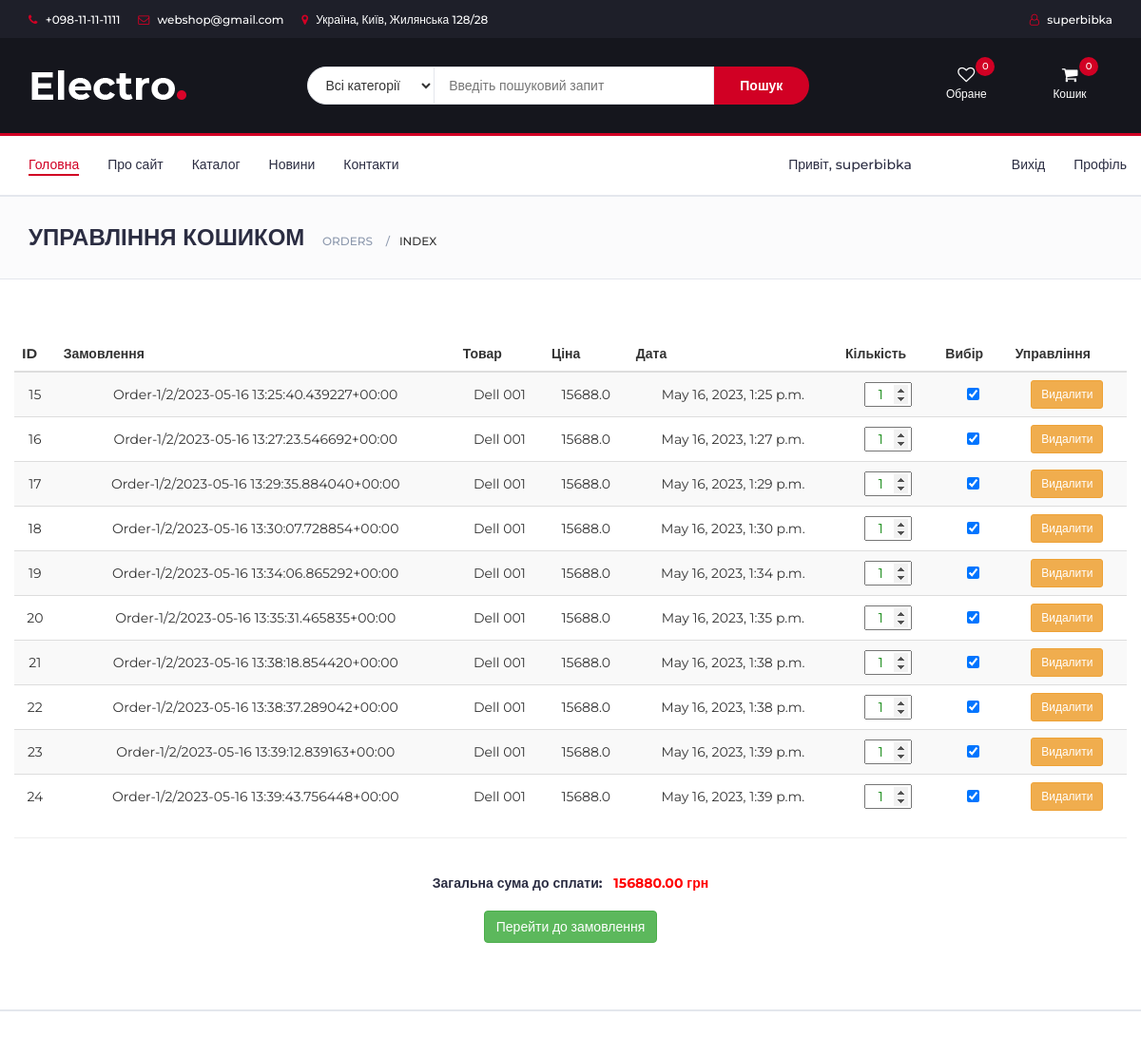
Before: /orders/ (signed in, upper part) with the older database file.
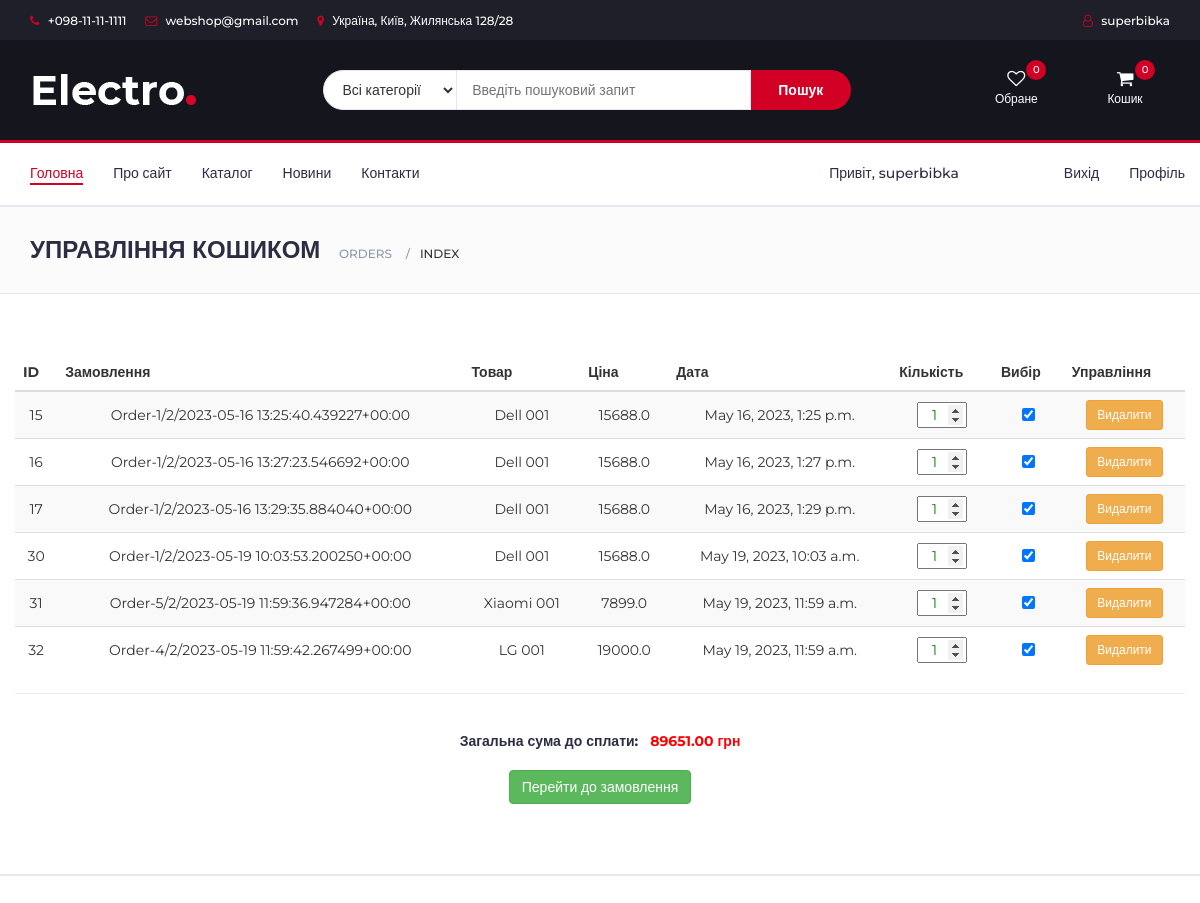
After: the same page with the newer database file.
### orders/models.py (models this page shows, shortened)
class Order(models.Model):
    code = models.CharField(max_length=100, unique=True)
    user = models.ForeignKey(User, on_delete=models.CASCADE)
    product = models.ForeignKey(Product, on_delete=models.CASCADE)
    count = models.IntegerField(default=1)
    date = models.DateTimeField(auto_now_add=True)
    notes = models.TextField(max_length=500)

### catalog/models.py (models this page shows, shortened)
class Product(models.Model):
    name = models.CharField(max_length=100, unique=True)
    about = models.TextField(max_length=500, unique=True)
    category = models.ForeignKey(Category, on_delete=models.CASCADE)
    producer = models.ForeignKey(Producer, on_delete=models.CASCADE)
    photo = models.FileField(upload_to='products/')
    price = models.FloatField()

### orders/views.py (the view)
# urls.py: path('', index)
def index(request):
    return render(request, 'orders/index.html', {
        'title': 'Управління кошиком',
        'page' : 'index',
        'app' : 'orders',
        'user_orders' : Order.objects.filter(user_id=request.user.id)
    })

### templates/orders/index.html (shortened to what this page needs)
{% extends '_layouts/base.html' %}
{% block content%}
{% load static %}
        <div class="section page-content">
            <div class="container">
                <div class="row">
                    <div class="content-box" style="text-align: center;">
                        <table id="orders-table" class="table table-striped">
                            <thead>
                                <tr>
                                    <th>ID</th>
                                    <th>Замовлення</th>
                                    <th>Товар</th>
                                    <th>Ціна</th>
                                    <th>Дата</th>
                                    <th>Кількість</th>
                                    <th>Вибір</th>
                                    <th>Управління</th>
                                </tr>
                            </thead>
                            <tbody>
                                {% for order in user_orders %}
                                <tr>
                                    <td class="id-cell">{{ order.id}}</td>
                                    <td>{{ order.code }}</td>
                                    <td>{{ order.product.name }}</td>
                                    <td class="price-cell">{{ order.product.price }}</td>
                                    <td>{{ order.date }}</td>
                                    <td class="count-cell">
                                        <input type="number" class="count" min="1" value="{{ order.count }}">
                                    </td>
                                    <td>
                                        <input type="checkbox" class="check" value="yes" checked>
                                    </td>
                                    <td>
                                        <button class="btn btn-sm btn-warning del-btn">Видалити</button>
                                    </td>
                                </tr>
                                {% endfor %}
                            </tbody>
                        </table>
                        <hr>
                        <br>
                        <div>
                            <h5>
                                Загальна сума до сплати: &nbsp;
                                <span id="total" style="color: red;">0.00 грн</span>
                            </h5>
                        </div>
                        <p>
                            <a id="bill-btn" href="/orders/bill/1.2.3" class="btn btn-success">
                                Перейти до замовлення
                            </a>
                        </p>
                    </div>
                </div>
            </div>
        </div>
{% endblock %}

### templates/_layouts/base.html (shortened to what this page needs)
<!DOCTYPE html>
{% load static %}
<html lang="uk">
	<head>
 		<link rel="stylesheet" href="{% static 'css/bootstrap.min.css' %}"/>
 		<link rel="stylesheet" href="{% static 'css/slick.css' %}"/>
 		<link rel="stylesheet" href="{% static 'css/slick-theme.css' %}"/>
 		<link rel="stylesheet" href="{% static 'css/nouislider.min.css' %}"/>
 		<link rel="stylesheet" href="{% static 'css/font-awesome.min.css' %}">
 		<link rel="stylesheet" href="{% static 'css/style.css' %}"/>
    </head>
	<body>
		{% include '_layouts/header.html' %}
		{% include '_layouts/navbar.html' %}
		{% include '_layouts/breadcrumb.html' %}
		{% block content %}{% endblock content %}
		{% include '_layouts/newsletter.html' %}
	</body>
</html>

### templates/_layouts/header.html (shortened to what this page needs)
        {% load static %}
		<header>
			<div id="top-header">
				<div class="container">
					<ul class="header-links pull-left">
						<li><a href="#"><i class="fa fa-phone"></i> +098-11-11-1111</a></li>
						<li><a href="#"><i class="fa fa-envelope-o"></i> webshop@gmail.com</a></li>
						<li><a href="#"><i class="fa fa-map-marker"></i> Україна, Київ, Жилянська 128/28</a></li>
					</ul>
					<ul class="header-links pull-right">
						{% if not user.is_authenticated %}
							<li><a href="#"><i class="fa fa-user-o"></i> Гість</a></li>
						{% else %}
							<li><a href="#"><i class="fa fa-user-o"></i> {{ user.username }}</a></li>
						{% endif %}
					</ul>
				</div>
			</div>
			<div id="header">
				<div class="container">
					<div class="row">
						<div class="col-md-3">
							<div class="header-logo">
								<a href="#" class="logo">
									<img src="{% static 'img/logo.png' %}" alt="">
								</a>
							</div>
						</div>
						<div class="col-md-6">
							<div class="header-search">
								<form>
									<select class="input-select">
										<option value="0">Всі категорії</option>
									</select>
									<input class="input" placeholder="Введіть пошуковий запит">
									<button class="search-btn">Пошук</button>
								</form>
							</div>
						</div>
						<div class="col-md-3 clearfix">
							<div class="header-ctn">
								<div>
									<a href="#">
										<i class="fa fa-heart-o"></i>
										<span>Обране</span>
										<div id="wish-count" class="qty">0</div>
									</a>
								</div>
								<div class="dropdown">
									<a class="dropdown-toggle" data-toggle="dropdown" aria-expanded="true">
										<i class="fa fa-shopping-cart"></i>
										<span>Кошик</span>
										<div id="cart-count" class="qty">0</div>
									</a>
								</div>
							</div>
						</div>
					</div>
				</div>
			</div>
		</header>

### templates/_layouts/navbar.html
        {% load static %}
		<nav id="navigation">
			<div class="container">
				<div id="responsive-nav">
					<ul class="main-nav nav navbar-nav">
						<li class="active"><a href="/">Головна</a></li>
						<li><a href="/about">Про сайт</a></li>
						<li><a href="/catalog">Каталог</a></li>
						<li><a href="/news">Новини</a></li>
						<li><a href="/contacts">Контакти</a></li>
					</ul>
					<ul class="main-nav nav navbar-nav navbar-right">
						<li>
							<a href="" style="margin-right: 75px;">
								Привіт,
								{% if user.is_authenticated %}
									{{ user.username }}
								{% else %}
									Гість!
								{% endif %}
							</a>
						</li>
						{% if not user.is_authenticated %}
							<li><a href="/accounts/sign_in">Вхід</a></li>
							<li><a href="/accounts/sign_up">Реєстрація</a></li>
						{% else %}
							<li><a href="/accounts/sign_out">Вихід</a></li>
							<li><a href="/accounts/profile">Профіль</a></li>
						{% endif %}
					</ul>
				</div>
			</div>
		</nav>

### templates/_layouts/breadcrumb.html
		{% load static %}
		<div id="breadcrumb" class="section">
			<div class="container">
				<div class="row">
					<div class="col-md-12">
						<h3 class="breadcrumb-header">{{ title}}</h3>
						<ul class="breadcrumb-tree">
							<li><a href="#">{{ app }}</a></li>
							<li class="active">{{ page }}</li>
						</ul>
					</div>
				</div>
			</div>
		</div>

### templates/_layouts/newsletter.html (shortened to what this page needs)
		{% load static %}
		<div id="newsletter" class="section">
		</div>

### templates/_layouts/footer.html (shortened to what this page needs)
		{% load static %}

### static/css/style.css (style rules this page uses)
body { font-family: 'Montserrat', sans-serif; font-weight: 400; color: #333; }
h1, h2, h3, h4, h5, h6 { color: #2B2D42; font-weight: 700; margin: 0 0 10px; }
a { color: #2B2D42; font-weight: 500; -webkit-transition: 0.2s color; transition: 0.2s color; }
ul, ol { margin: 0; padding: 0; list-style: none }
.input { height: 40px; padding: 0px 15px; border: 1px solid #E4E7ED; background-color: #FFF; width: 100%; }
.input-select { padding: 0px 15px; background: #FFF; border: 1px solid #E4E7ED; height: 40px; }
.section { padding-top: 30px; padding-bottom: 30px; }
#breadcrumb { padding: 30px 0px; background: #FBFBFC; border-bottom: 1px solid #E4E7ED; margin-bottom: 30px; }
#breadcrumb .breadcrumb-header { display: inline-block; margin-top: 0px; margin-bottom: 0px; margin-right: 15px; text-transform: uppercase; }
#breadcrumb .breadcrumb-tree { display: inline-block; }
#breadcrumb .breadcrumb-tree li { display: inline-block; font-size: 12px; font-weight: 500; text-transform: uppercase; }
#breadcrumb .breadcrumb-tree li+li { margin-left: 10px; }
#breadcrumb .breadcrumb-tree li+li:before { content: '/'; display: inline-block; color: #8D99AE; margin-right: 10px; }
#breadcrumb .breadcrumb-tree li a { color: #8D99AE; }
#top-header { padding-top: 10px; padding-bottom: 10px; background-color: #1E1F29; }
.header-links li { display: inline-block; margin-right: 15px; font-size: 12px; }
.header-links li:last-child { margin-right: 0px; }
.header-links li a { color: #FFF; }
.header-links li i { color: #D10024; margin-right: 5px; }
#header { padding-top: 15px; padding-bottom: 15px; background-color: #15161D; }
.header-logo { float: left; }
.header-logo .logo img { display: block; }
.header-search { padding: 15px 0px; }
.header-search form { position: relative; }
.header-search form .input-select { margin-right: -4px; border-radius: 40px 0px 0px 40px; }
.header-search form .input { width: calc(100% - 260px); margin-right: -4px; }
.header-search form .search-btn { height: 40px; width: 100px; background: #D10024; color: #FFF; font-weight: 700; border: none; border-radius: 0px 40px 40px 0px; }
.header-ctn { float: right; padding: 15px 0px; }
.header-ctn>div { display: inline-block; }
.header-ctn>div+div { margin-left: 15px; }
.header-ctn>div>a { display: block; position: relative; width: 90px; text-align: center; color: #FFF; }
.header-ctn>div>a>i { display: block; font-size: 18px; }
.header-ctn>div>a>span { font-size: 12px; }
.header-ctn>div>a>.qty { position: absolute; right: 15px; top: -10px; width: 20px; height: 20px; line-height: 20px; text-align: center; border-radius: 50%; font-size: 10px; color: #FFF; background-color: #D10024; }
#navigation { background: #FFF; border-bottom: 2px solid #E4E7ED; border-top: 3px solid #D10024; }
.main-nav>li+li { margin-left: 30px }
.main-nav>li>a { padding: 20px 0px; }
.main-nav>li>a:hover, .main-nav>li>a:focus, .main-nav>li.active>a { color: #D10024; background-color: transparent; }
.main-nav>li>a:after { content: ""; display: block; width: 0%; height: 2px; background-color: #D10024; -webkit-transition: 0.2s all; transition: 0.2s all; }
.main-nav>li>a:hover:after, .main-nav>li>a:focus:after, .main-nav>li.active>a:after { width: 100%; }
#newsletter.section { border-top: 2px solid #E4E7ED; border-bottom: 3px solid #D10024; margin-top: 30px; }

### templates/orders/index.html (style rules this page uses)
p { margin-top: 20px; }
#orders-table td { vertical-align: middle; }
.count { width: 50px; text-align: center; color: green; }

Changed rows visible on the page:
removed Order: id "18", code "Order-1/2/2023-05-16 13:30:07.728854+00:00", product.name "Dell 001", product.price "15688.0", date "May 16, 2023, 1:30 p.m.", count "1"
removed Order: id "19", code "Order-1/2/2023-05-16 13:34:06.865292+00:00", product.name "Dell 001", product.price "15688.0", date "May 16, 2023, 1:34 p.m.", count "1"
removed Order: id "20", code "Order-1/2/2023-05-16 13:35:31.465835+00:00", product.name "Dell 001", product.price "15688.0", date "May 16, 2023, 1:35 p.m.", count "1"
removed Order: id "21", code "Order-1/2/2023-05-16 13:38:18.854420+00:00", product.name "Dell 001", product.price "15688.0", date "May 16, 2023, 1:38 p.m.", count "1"
removed Order: id "22", code "Order-1/2/2023-05-16 13:38:37.289042+00:00", product.name "Dell 001", product.price "15688.0", date "May 16, 2023, 1:38 p.m.", count "1"
removed Order: id "23", code "Order-1/2/2023-05-16 13:39:12.839163+00:00", product.name "Dell 001", product.price "15688.0", date "May 16, 2023, 1:39 p.m.", count "1"
removed Order: id "24", code "Order-1/2/2023-05-16 13:39:43.756448+00:00", product.name "Dell 001", product.price "15688.0", date "May 16, 2023, 1:39 p.m.", count "1"
added Order: id "30", code "Order-1/2/2023-05-19 10:03:53.200250+00:00", product.name "Dell 001", product.price "15688.0", date "May 19, 2023, 10:03 a.m.", count "1"
added Order: id "31", code "Order-5/2/2023-05-19 11:59:36.947284+00:00", product.name "Xiaomi 001", product.price "7899.0", date "May 19, 2023, 11:59 a.m.", count "1"
added Order: id "32", code "Order-4/2/2023-05-19 11:59:42.267499+00:00", product.name "LG 001", product.price "19000.0", date "May 19, 2023, 11:59 a.m.", count "1"
Other visible differences:
text written by a page script: "156880.00 грн" → "89651.00 грн"
